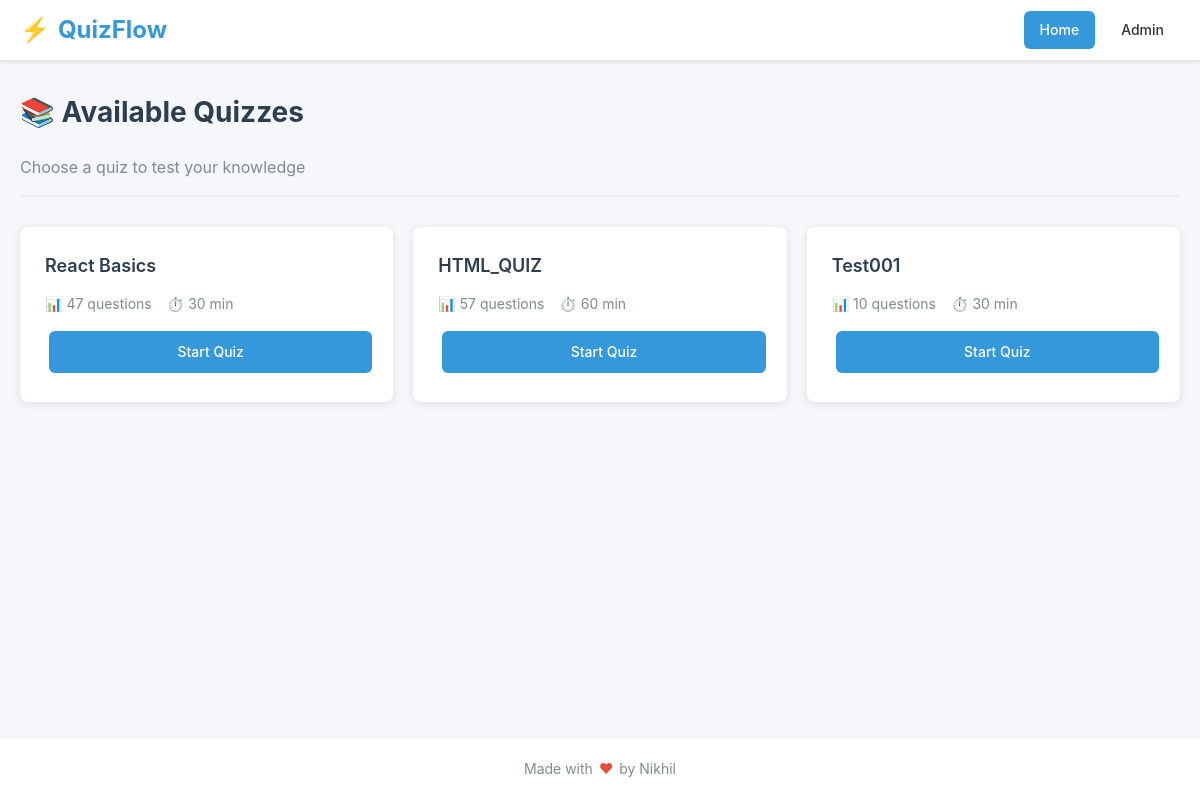
The page / on the database its author committed.
### tables this page shows
CREATE TABLE quizzes (
                id INTEGER PRIMARY KEY AUTOINCREMENT,
                title TEXT NOT NULL,
                questions TEXT NOT NULL,
                timer_minutes INTEGER DEFAULT 30,
                created_at TIMESTAMP DEFAULT CURRENT_TIMESTAMP
            );

### routes/main.py (the view)
@main.route('/')
def home():
    quizzes = db.get_all_quizzes()
    return render_template('home.html', quizzes=quizzes)

### models/database.py (called while the page is built, shortened)
    @contextmanager
    def get_connection(self):
        conn = getattr(self._local, 'connection', None)
        try:
            yield conn
            conn.commit()
        except Exception:
            conn.rollback()
            raise

    def get_all_quizzes(self):
        with self.get_connection() as conn:
            cursor = conn.cursor()
            cursor.execute('SELECT * FROM quizzes ORDER BY created_at DESC')
            rows = cursor.fetchall()
            return [{
                'id': row['id'],
                'title': row['title'],
                'questions': json.loads(row['questions']),
                'timer_minutes': row['timer_minutes'],
                'created_at': row['created_at']
            } for row in rows]

### templates/home.html (shortened to what this page needs)
{% extends "base.html" %}
{% block content %}
<div class="page-header">
    <div>
        <h1>📚 Available Quizzes</h1>
        <p style="color: var(--text-light); margin-top: 5px;">Choose a quiz to test your knowledge</p>
    </div>
</div>
{% if quizzes %}
<div class="quiz-grid">
    {% for quiz in quizzes %}
    <div class="quiz-card">
        <h3>{{ quiz.title }}</h3>
        <div class="quiz-meta">
            <span>📊 {{ quiz.questions|length }} questions</span>
            <span>⏱️ {{ quiz.timer_minutes }} min</span>
        </div>
        <a href="{{ url_for('quiz.start', quiz_id=quiz.id) }}" class="btn btn-primary btn-block">Start Quiz</a>
    </div>
    {% endfor %}
</div>
{% else %}
<div class="empty-state">
    <div class="empty-state-icon">📝</div>
    <h3>No quizzes available yet</h3>
    <p>Contact the administrator to add quizzes.</p>
</div>
{% endif %}
{% endblock %}

### static/css/style.css (style rules this page uses)
* { margin: 0; padding: 0; box-sizing: border-box; }
:root { --primary: #3498db; --secondary: #95a5a6; --success: #27ae60; --danger: #e74c3c; --warning: #f39c12; --dark: #2c3e50; --light: #ecf0f1; --bg: #f5f7fa; --white: #ffffff; --text: #333333; --text-light: #7f8c8d; --border: #ddd; --shadow: rgba(0, 0, 0, 0.1); }
body { font-family: -apple-system, BlinkMacSystemFont, 'Segoe UI', Roboto, 'Oxygen', 'Ubuntu', 'Cantarell', sans-serif; line-height: 1.6; color: var(--text); background: var(--bg); min-height: 100vh; display: flex; flex-direction: column; }
h1 { font-size: 28px; margin-bottom: 20px; color: var(--dark); font-weight: 700; }
h3 { font-size: 18px; margin-bottom: 10px; font-weight: 600; }
.btn { display: inline-block; padding: 10px 20px; background: var(--primary); color: var(--white); border: none; border-radius: 6px; cursor: pointer; text-decoration: none; font-size: 14px; font-weight: 500; transition: all 0.2s; margin: 4px; white-space: nowrap; }
.btn-primary { background: var(--primary); }
.btn-block { display: block; width: 100%; text-align: center; }
.page-header { display: flex; justify-content: space-between; align-items: center; margin-bottom: 30px; padding-bottom: 15px; border-bottom: 2px solid var(--light); }
.quiz-grid { display: grid; grid-template-columns: repeat(auto-fill, minmax(320px, 1fr)); gap: 20px; margin-top: 20px; }
.quiz-card { background: var(--white); padding: 24px; border-radius: 8px; box-shadow: 0 2px 8px var(--shadow); transition: all 0.3s; border: 1px solid transparent; }
.quiz-card h3 { margin-bottom: 12px; color: var(--dark); }
.quiz-meta { display: flex; gap: 15px; margin-bottom: 15px; font-size: 14px; color: var(--text-light); }

### rows shown on the page
quizzes: title "React Basics", questions|length "47", timer_minutes "30"
quizzes: title "HTML_QUIZ", questions|length "57", timer_minutes "60"
quizzes: title "Test001", questions|length "10", timer_minutes "30"
